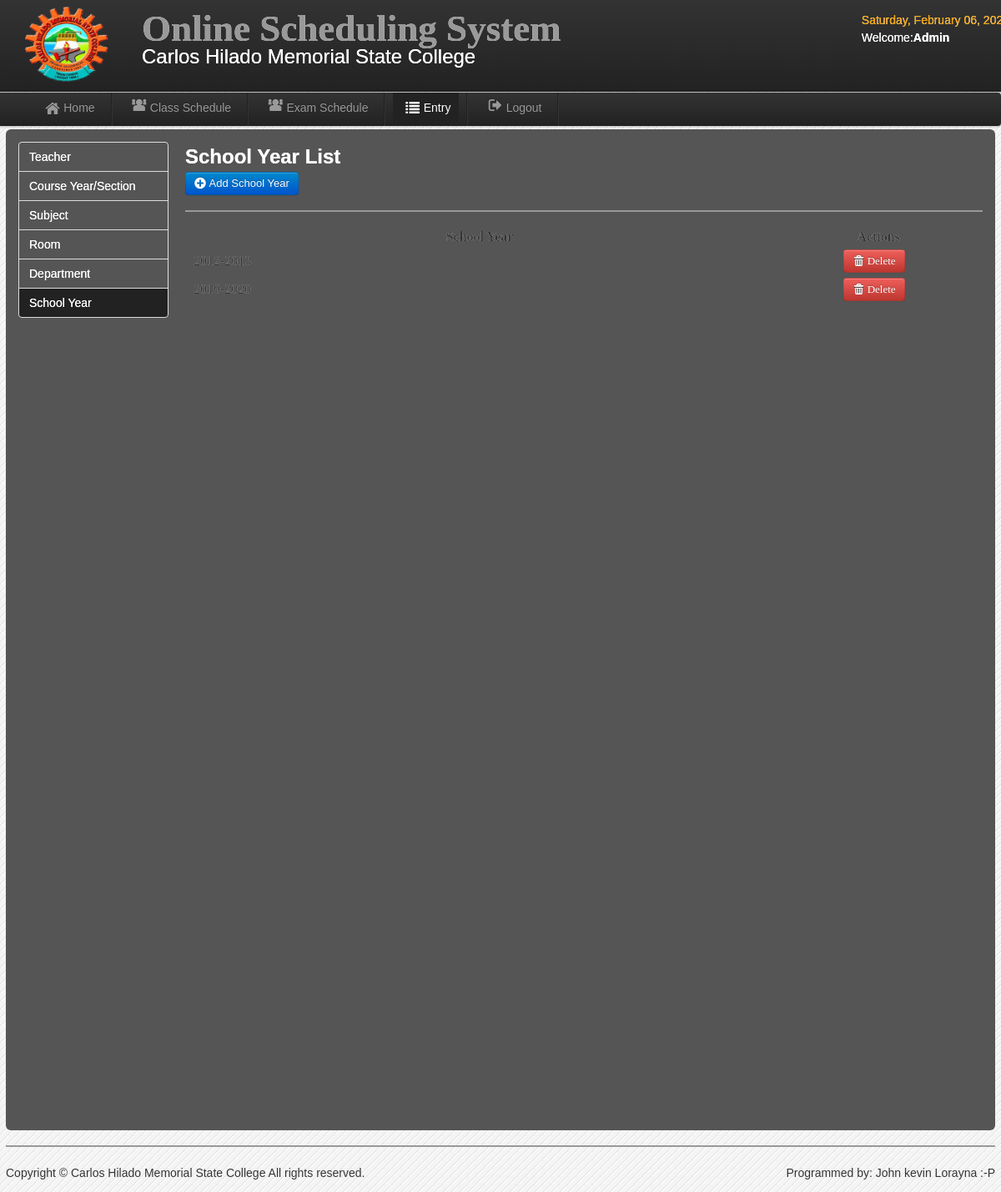
Page /admin/CIT_shool_year.php (signed in) on the committed database.
### tables this page shows
CREATE TABLE `users` (
  `User_id` int(11) NOT NULL,
  `UserName` varchar(20) NOT NULL,
  `Password` varchar(20) NOT NULL,
  `User_Type` varchar(20) NOT NULL,
  `FirstName` varchar(30) NOT NULL,
  `LastName` varchar(30) NOT NULL,
  `College` varchar(20) NOT NULL
);

CREATE TABLE `sy` (
  `sy_id` int(11) NOT NULL,
  `sy` varchar(50) NOT NULL
);

### admin/session.php (called while the page is built, shortened)
<?php
        $id_session=$_SESSION['id'];
?>

### admin/CIT_shool_year.php (the view, shortened to what this page needs)
<?php include('session.php'); include('header.php'); include('dbcon.php'); ?>
<body>
<?php include('nav-top1.php'); ?>
    <div class="navbar navbar-fixed-top1">
    <div class="navbar-inner">
    <div class="container">
	<div class="marg">
    <ul class="nav">
  <li>
    <a href="user_home.php"><i class="icon-home icon-large"></i>Home</a>
  </li>
   <li class="divider-vertical"></li>
  <li><a href="user_schedule.php"><i class="icon-group icon-large"></i>Class Schedule</a></li>
   <li class="divider-vertical"></li>
    <li><a href="CIT_exam_schedule.php"><i class="icon-group icon-large"></i>Exam Schedule</a></li>
   <li class="divider-vertical"></li>
  <li class="active"><a href="CIT_record.php"><i class="icon-list icon-large"></i>Entry</a></li>
   <li class="divider-vertical"></li>
  <li><a id="logout" data-toggle="modal" href="#myModal"><i class="icon-signout icon-large"></i>Logout</a></li>
   <li class="divider-vertical"></li>
</ul>
    </div>
    </div>
    </div>
    </div>
<div class="wrapper">
<div id="element" class="hero-body">
<div class="left-nav">
<ul class="nav nav-tabs nav-stacked">
  <li><a href="CIT_record.php"><font color="white">Teacher</font></a></li>
  <li><a href="CIT_course.php"><font color="white">Course Year/Section</font></a></li>
  <li><a href="CIT_subject.php"><font color="white">Subject</font></a></li>
  <li><a href="CIT_room.php"><font color="white">Room</font></a></li>
  <li><a href="CIT_department.php"><font color="white">Department</font></a></li>
  <li  class="active"><a href="CIT_shool_year.php"><font color="white">School Year</font></a></li>
</ul>
</div>
<div class="right-nav-content">
<h2><font color="white">School Year List</font></h2>
	<a class="btn btn-primary"  href="CIT_add_school_year.php">  <i class="icon-plus-sign icon-large"></i>&nbsp;Add School Year</a>
	<hr>
	<table class="users-table">
<div class="demo_jui">
		<table cellpadding="0" cellspacing="0" border="0" class="display" id="log" class="jtable">
			<thead>
				<tr>
				<th>School Year</th>
				<th>Actions</th>
				</tr>
			</thead>
			<tbody>
<?php $result=mysqli_query($conn,'select * from sy')or die(mysqli_error());
while($row=mysqli_fetch_array($result)){ $id=$row['sy_id'];
 ?>
<tr class="del<?php echo $id ?>">
	<td><?php echo $row['sy']; ?></td>
	<td align="center" width="240">
	<a class="btn btn-danger1"  id="<?php echo $id; ?>">  <i class="icon-trash icon-large"></i>&nbsp;Delete</a>
</td>
<?php  }?>
	</tr>
			</tbody>
		</table>
</div>
	</div>
<?php include('footer.php');?>
</div>
</body>

### admin/nav-top1.php
	<div class="navbar navbar-fixed-top">
	<div class="navbar-inner">
	<div class="container">
		<a class="branded">
		<img src="img/chmsc.png" width="100" height="90">
 	</a>
	<a class="brand">
	 <h1>Online Scheduling System</h1>
	 <div class="chmsc_nav"><font size="5" style="Bookman Old Style" color="white">Carlos Hilado Memorial State College</font></div>
 	</a>
<div class="time_top">
<font color="orange">
  <?php
 $Today=date('y:m:d');
$new=date('l, F d, Y',strtotime($Today));
echo $new; ?>
</font>
<?php
$logout_query=mysqli_query($conn,"select * from users where User_id=$id_session");
$row=mysqli_fetch_array($logout_query);
$type=$row['User_Type'];
?>
<p><font color="white">Welcome:<b><?php echo $type;?></b>
<?php echo $row['College'] ?></p></font>
</div>
	</div>
	</div>
	</div>

### admin/css/style.css (style rules this page uses)
* { margin:0; padding:0; }
body { font-family:"Trebuchet MS", "Myriad Pro", Arial, sans-serif; font-size:14px; background:#f4f4f4 url(../img/bg.gif) repeat top left; color:#333; text-shadow:0px 0px 0px #fff;; }
h1 { font-size:45px; }
a { color:#777; }
p { padding:5px 0px; }
.wrapper { width:1186px; margin:10px auto; min-height:550px; }

### admin/css/datatable/demo_table_jui.css (style rules this page uses)
table.display thead th { cursor: pointer; padding: 3px 0 3px 10px; }
table.display { border-collapse: collapse; clear: both; margin: 0 auto; width: 100%; }
table.display td { padding: 3px 10px; }

### rows in the picture
users: User_Type "Admin"
sy: sy "2012-2013"
sy: sy "2019-2020"
